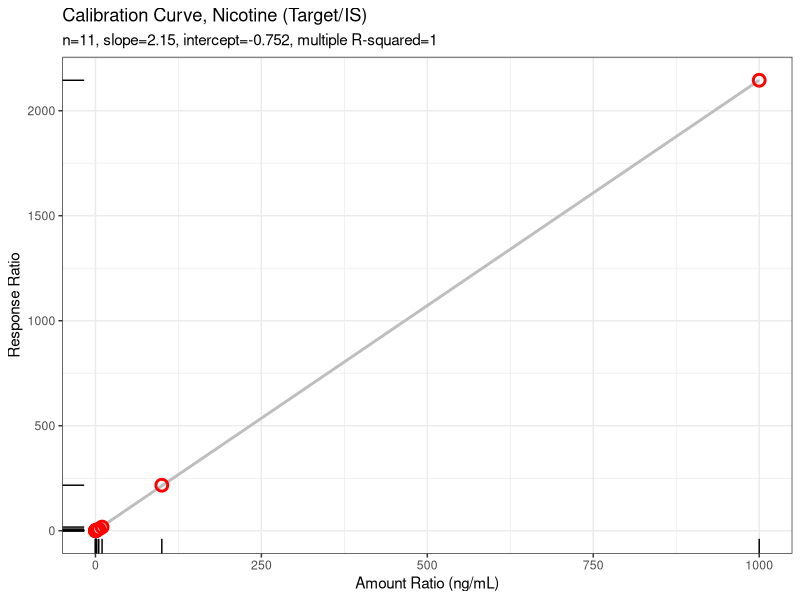
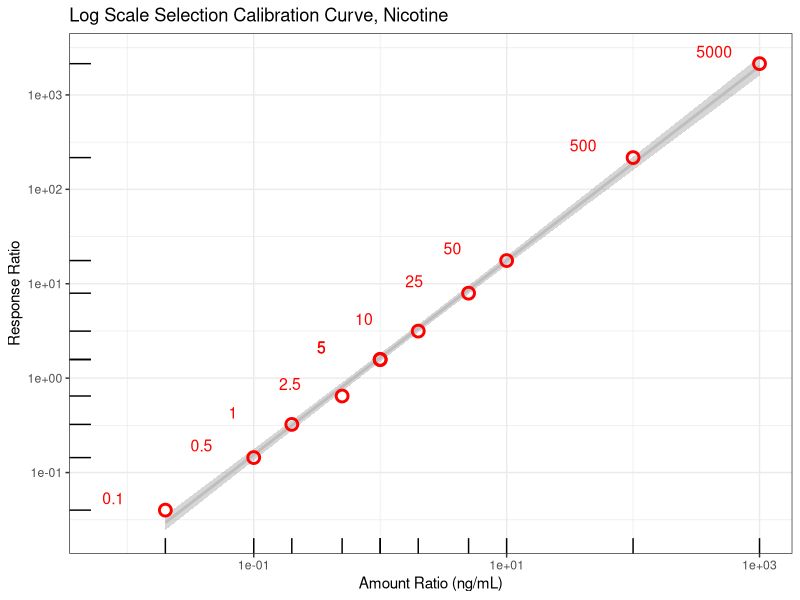

Source code (R) for these figures, in order:
## ---- chunk 1
library(tidyverse)
library(knitr)
library(kableExtra)
## ---- chunk 2
x <- read_csv("TestData.csv")
IntStdConc <- 5 # ppb
## ---- chunk 3
calibration_data <- x %>% 
  filter(Type == "Cal") %>%
  mutate(calResponseRatio = TargetResponse / IntStdResponse,
         calAmountRatio = ExptConc / IntStdConc)

lm_result <- summary(lm(calibration_data$calResponseRatio ~ calibration_data$calAmountRatio))

calibration_curve <- ggplot(calibration_data, aes(calAmountRatio, calResponseRatio)) +
    #facet_wrap(~) +
    geom_smooth(method = lm, color = "grey", size = 1) +
    geom_point(shape = 21, colour = "red", fill = NA, size = 3, stroke = 1.5) +
    labs(x = 'Amount Ratio (ng/mL)', y = 'Response Ratio') +
    labs(title = 'Calibration Curve, Nicotine (Target/IS)', 
         subtitle = paste('n=', nrow(calibration_data), 
                          ', slope=', signif(lm_result$coefficients[2,1], 3), 
                          ', intercept=', signif(lm_result$coefficients[1,1], 3),
                          ', multiple R-squared=', signif(lm_result$r.squared, 3), sep = '')) +
    geom_rug() +
    theme_bw()
print(calibration_curve)
## ---- chunk 4
calibration_data <- x %>% 
  filter(Type == "Cal") %>%
  mutate(calResponseRatio = TargetResponse / IntStdResponse,
         calAmountRatio = ExptConc / IntStdConc)

lm_result <- summary(lm(calibration_data$calResponseRatio ~ calibration_data$calAmountRatio))

calibration_curve <- ggplot(calibration_data, aes(calAmountRatio, calResponseRatio, label = ExptConc)) +
  #facet_wrap(~) +
  geom_smooth(method = lm, color = "grey", size = 1) +
  geom_point(shape = 21, colour = "red", fill = NA, size = 3, stroke = 1.5) +
  labs(x = 'Amount Ratio (ng/mL)', y = 'Response Ratio') +
  labs(title = 'Log Scale Selection Calibration Curve, Nicotine') +
  geom_rug() +
  scale_x_log10() +
  scale_y_log10() +
  geom_text(size = 4, color = "red", vjust = -0.5, hjust = 0, nudge_x = -0.5) +
  theme_bw()
print(calibration_curve)
## ---- chunk 5
options(digits = 3)
calibration_data %>%
  #select(1:10) %>%
  kable() %>%
  kable_styling(bootstrap_options = c("striped", "hover"), full_width = FALSE) %>%
  scroll_box(width = "100%", height = "200px")
